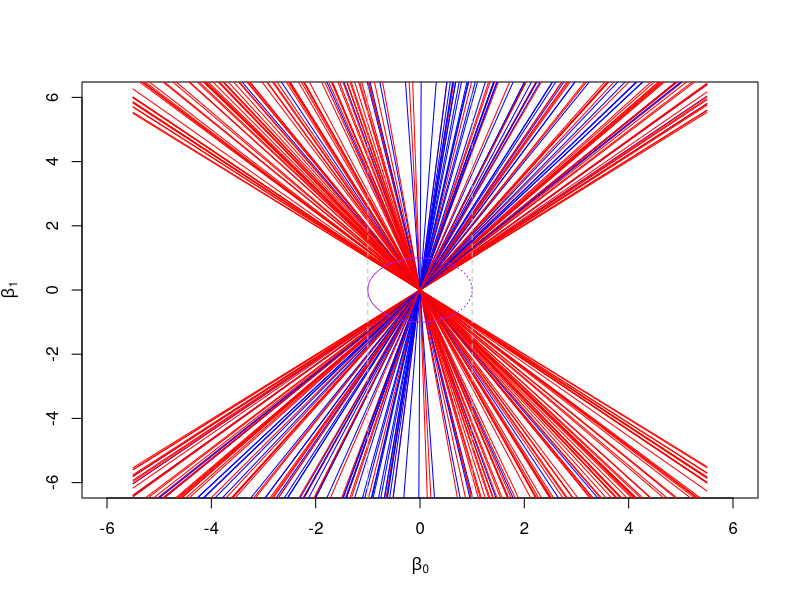

The R source for this figure: (Note: this script raises an error after producing the figure.)
seed = 2000
set.seed(seed)
nobs = 200
xx   = runif(nobs,-1,1)
yy   = (1 + 2*xx + rnorm(nobs)) >= 0

xs   = seq(-5.5,5.5,by=0.001)
plot(xs,xs,col="white",ylim=c(-6,6),xlim=c(-6,6),
     xlab=expression(beta[0]),
     ylab=expression(beta[1]))

colit = function(bool,x){
  if ((bool & x > 0) | (!bool & x < 0)) return("red")
  else return("blue")
}

for (i in 1:nobs){
  lines(xs,-1/xx[i]*xs,col=colit(yy[i],xx[i]))
}

abline(v=1,lty=2,col="grey")
abline(v=-1,lty=2,col="grey")
lines(cos(xs),sin(xs),col="purple",lty=3)

solutions_pos = manski(yy,xx)$positive$solutions[[1]]
solutions_neg = manski(yy,xx)$negative$solutions[[1]]
points(c(1,1),solutions_pos,pch=2)
points(-c(1,1),solutions_neg,pch=2)
